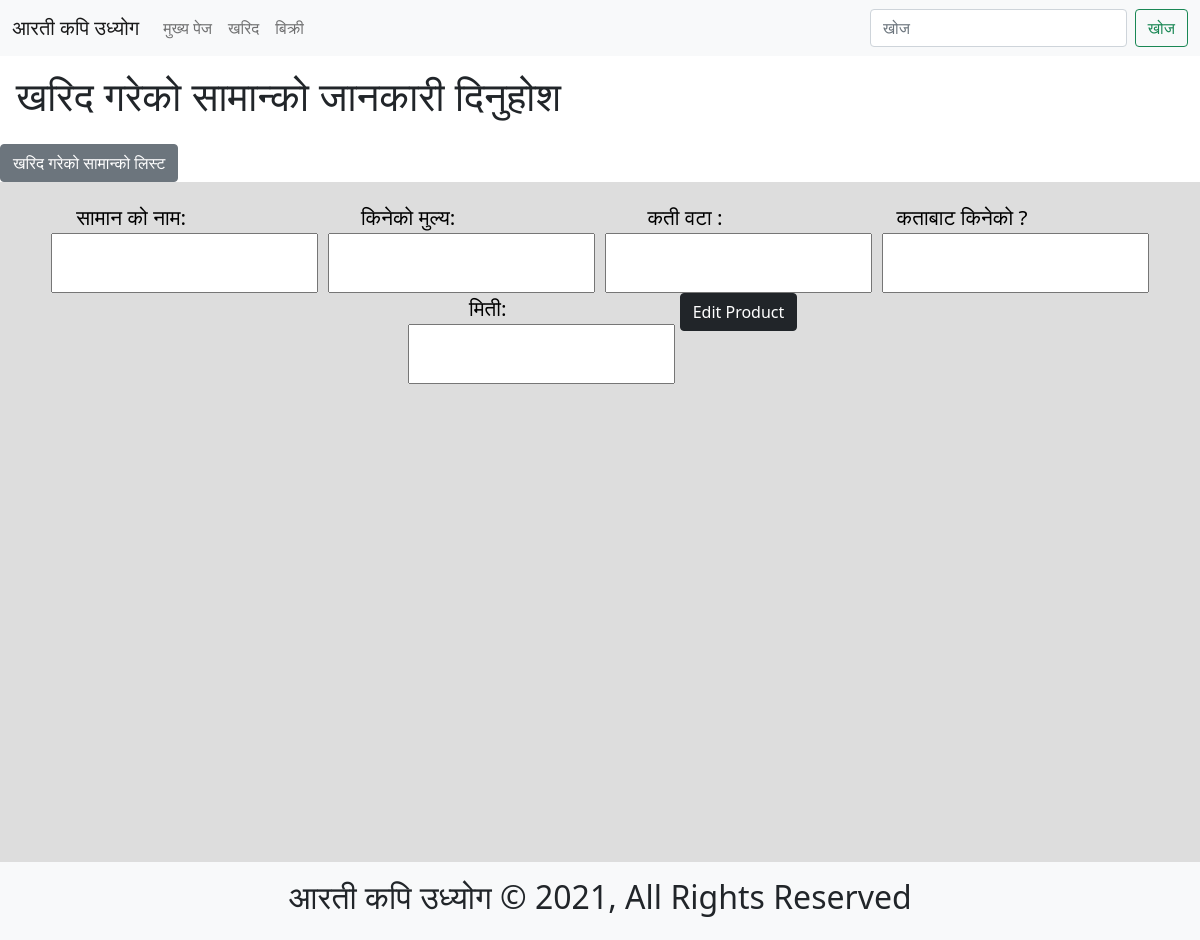
Before: /purchases/edit/stich/ with the older database file.
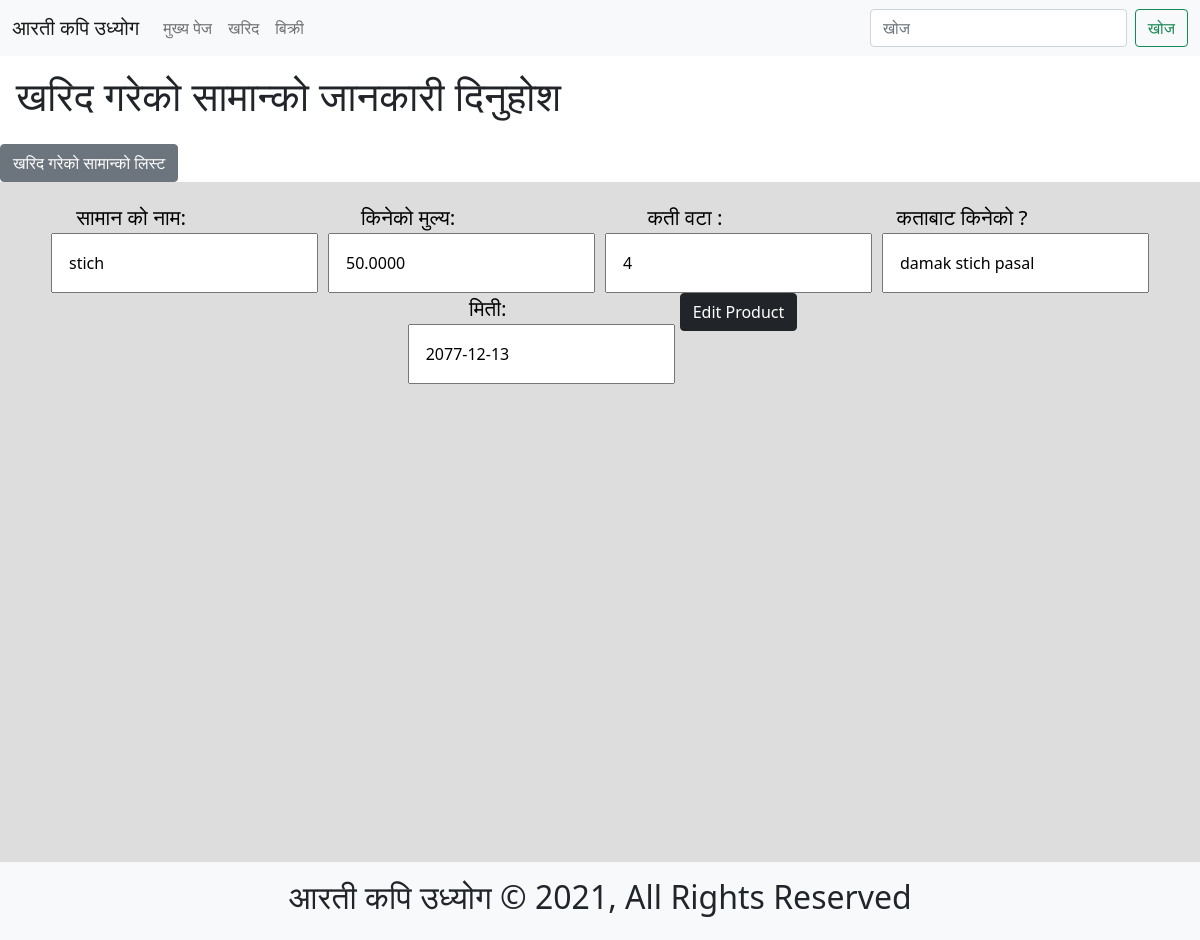
After: the same page with the newer database file.
### purchases/models.py (models this page shows, shortened)
class Purchases(models.Model):
    product_name = models.CharField(max_length=255, blank=False, null=True)
    price = models.DecimalField(
        decimal_places=4, max_digits=255, blank=False, null=True)
    quantity = models.CharField(max_length=255, blank=False, null=True)
    slug = models.SlugField(max_length=255, blank=False,
                            null=False, unique=True)
    bought_from = models.CharField(max_length=255, blank=False, null=True)
    date = models.DateField(auto_now=False, blank=True, null=True)
    objects = PurchasesManager()

### purchases/views.py (the view, shortened to what this page needs)
# urls.py: path('edit/<str:slug>/', purchase_edit),
def purchase_edit(request, slug):
    template_name = "purchase_edit.html"
    purchase = Purchases.objects.filter(slug=slug).first()
    purchases_edit_form = PurchasesModelForm(
        request.POST or None, instance=purchase)
    context = {
        "form": purchases_edit_form
    }
    return render(request, template_name, context)

### purchases/forms.py (shortened to what this page needs)
class PurchasesModelForm(forms.ModelForm):
    class Meta:
        model = Purchases
        labels = {
            'product_name': 'सामान को नाम',
            'price': 'किनेको मुल्य',
            'quantity': 'कती वटा ',
            'bought_from': 'कताबाट किनेको ?',
            "date": "मिती",
        }
        fields = ["product_name", "price",
                  "quantity", "bought_from", "date"]

### purchases/models.py (called while the page is built)
    def get_queryset(self):
        return PurchasesQuerySet(self.model, using=self._db)

### purchases/templates/purchase_edit.html
{% extends 'purchases.html' %}
{% block form %}
        {{form.as_p}}
{% endblock %}
{% block edit_button %}
<button class="btn btn-dark" type="submit">Edit Product</button>
{% endblock %}

Changed rows visible on the page:
added Purchases: product_name "stich", price "50.0000", quantity "4", bought_from "damak stich pasal", date "2077-12-13"
